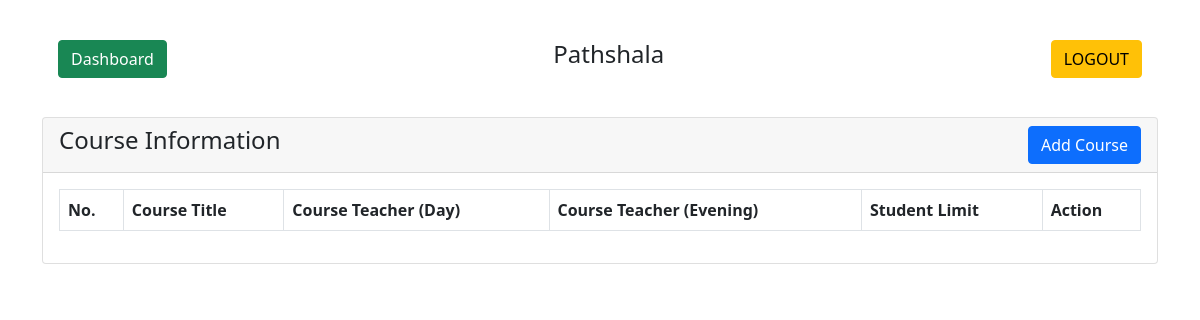
/course.php (signed in), run on an earlier commit of the app's database.
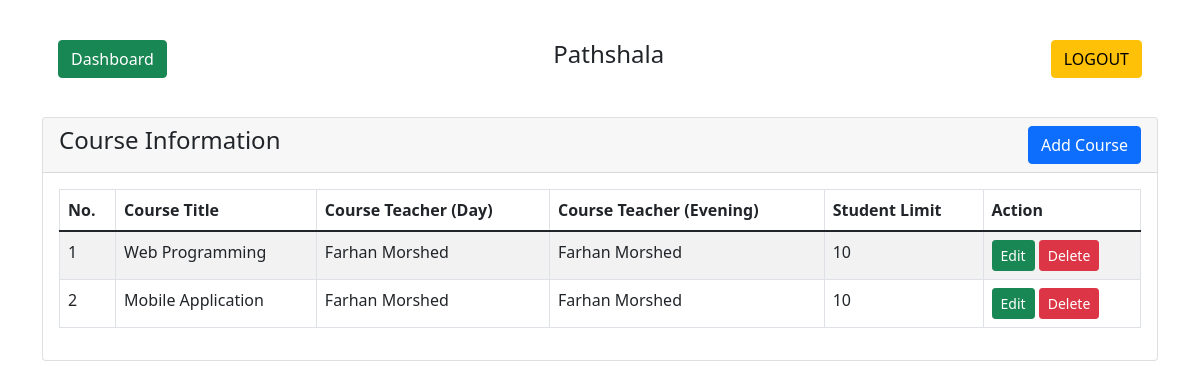
And on a later commit of the database.
### tables this page shows
CREATE TABLE `course` (
  `c_id` int(255) NOT NULL,
  `course_title` varchar(255) NOT NULL,
  `course_teacher_day` varchar(255) NOT NULL,
  `course_teacher_evening` varchar(255) NOT NULL,
  `limits` int(255) NOT NULL
);

### course.php (the view, shortened to what this page needs)
<?php
  if (isset($_SESSION['user_id']) && isset($_SESSION['user_username'])) {
?>
<!doctype html>
<html lang="en">
  <head>
    <link href="https://cdn.jsdelivr.net/npm/bootstrap@5.1.3/dist/css/bootstrap.min.css" rel="stylesheet">
    <link rel="stylesheet" href="//cdn.jsdelivr.net/npm/alertifyjs@1.13.1/build/css/alertify.min.css"/>
</head>
<body>
<div class="container mt-4">
    <div class="row">
        <div class="col-md-12">
		<div class="card-body">
                    <h4 class="text-center">Pathshala
                        <a href="index.php" class="btn btn-success float-start mr">Dashboard</a>
						<a href="logout.php" class="btn btn-warning float-end">LOGOUT</a>
                    </h4>
                </div>
				<br />
            <div class="card">
                <div class="card-header">
                    <h4>Course Information
                        <button type="button" class="btn btn-primary float-end" data-bs-toggle="modal" data-bs-target="#courseAddModal">
                            Add Course
                        </button>
                    </h4>
                </div>
                <div class="card-body">
                    <table id="myTable" class="table table-bordered table-striped">
                        <thead>
                            <tr>
                                <th>No.</th>
                                <th>Course Title</th>
                                <th>Course Teacher (Day)</th>
                                <th>Course Teacher (Evening)</th>
                                <th>Student Limit</th>
                                <th>Action</th>
                            </tr>
                        </thead>
                        <tbody>
                            <?php
                            require 'db/dbcon.php';
                            $query = "SELECT * FROM course";
                            $query_run = mysqli_query($con, $query);
                            if(mysqli_num_rows($query_run) > 0)
                            {
                                $i = 1;
                                foreach($query_run as $course)
                                {
                                    ?>
                                    <tr>
                                        <td><?= $i ?></td>
                                        <td><?= $course['course_title'] ?></td>
                                        <td><?= $course['course_teacher_day'] ?></td>
                                        <td><?= $course['course_teacher_evening'] ?></td>
                                        <td><?= $course['limits'] ?></td>
                                        <td>
                                            <button type="button" value="<?=$course['c_id'];?>" class="editCourseBtn btn btn-success btn-sm">Edit</button>
                                            <button type="button" value="<?=$course['c_id'];?>" class="deleteCourseBtn btn btn-danger btn-sm">Delete</button>
                                        </td>
                                    </tr>
                                    <?php
                                    $i++;
                                }
                            }
                            ?>
                        </tbody>
                    </table>
                </div>
            </div>
        </div>
    </div>
</div>
</body>
</html>
<?php
}else {
   header("Location: login.php");
}
 ?>

What changed in the data, as far as the page shows it:
added course: course_title "Web Programming", course_teacher_day "Farhan Morshed", course_teacher_evening "Farhan Morshed", limits "10", $course['c_id'] 2 (drawn)
added course: course_title "Mobile Application", course_teacher_day "Farhan Morshed", course_teacher_evening "Farhan Morshed", limits "10", $course['c_id'] 3 (drawn)
